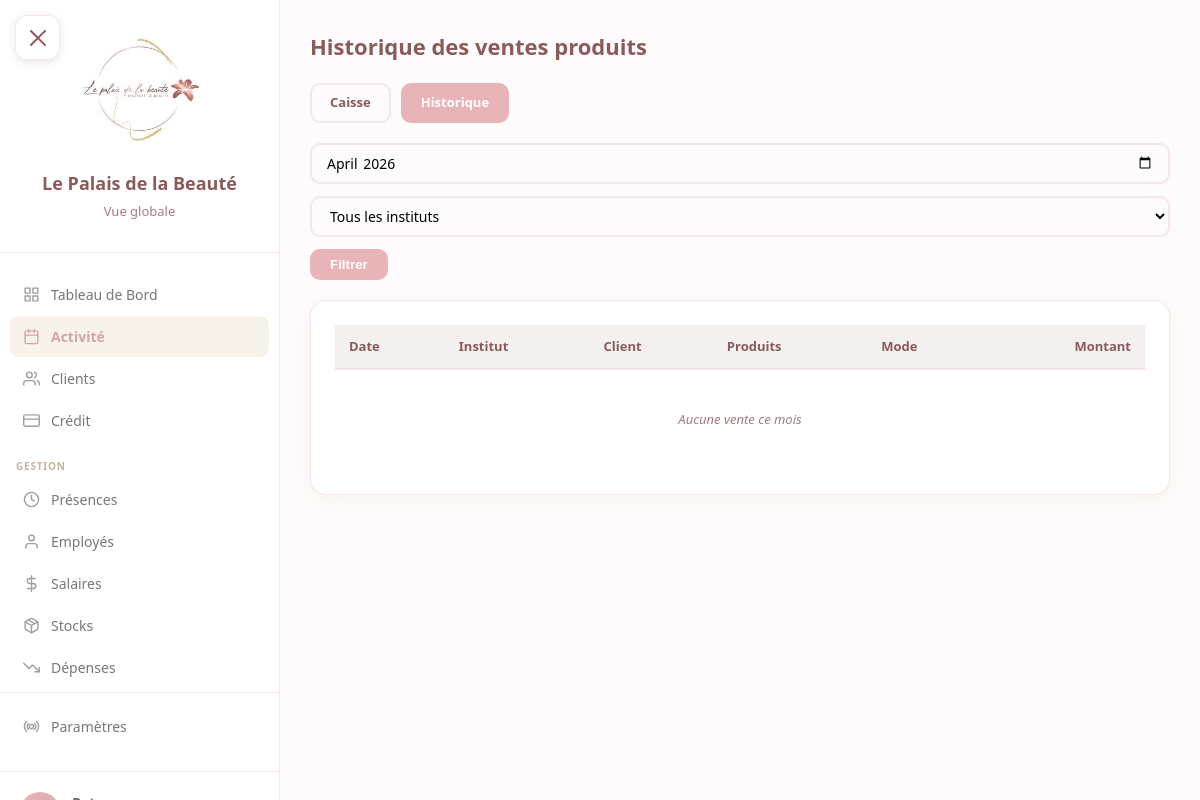
Before: /gestion/ventes/historique/ (signed in) with the older database file.
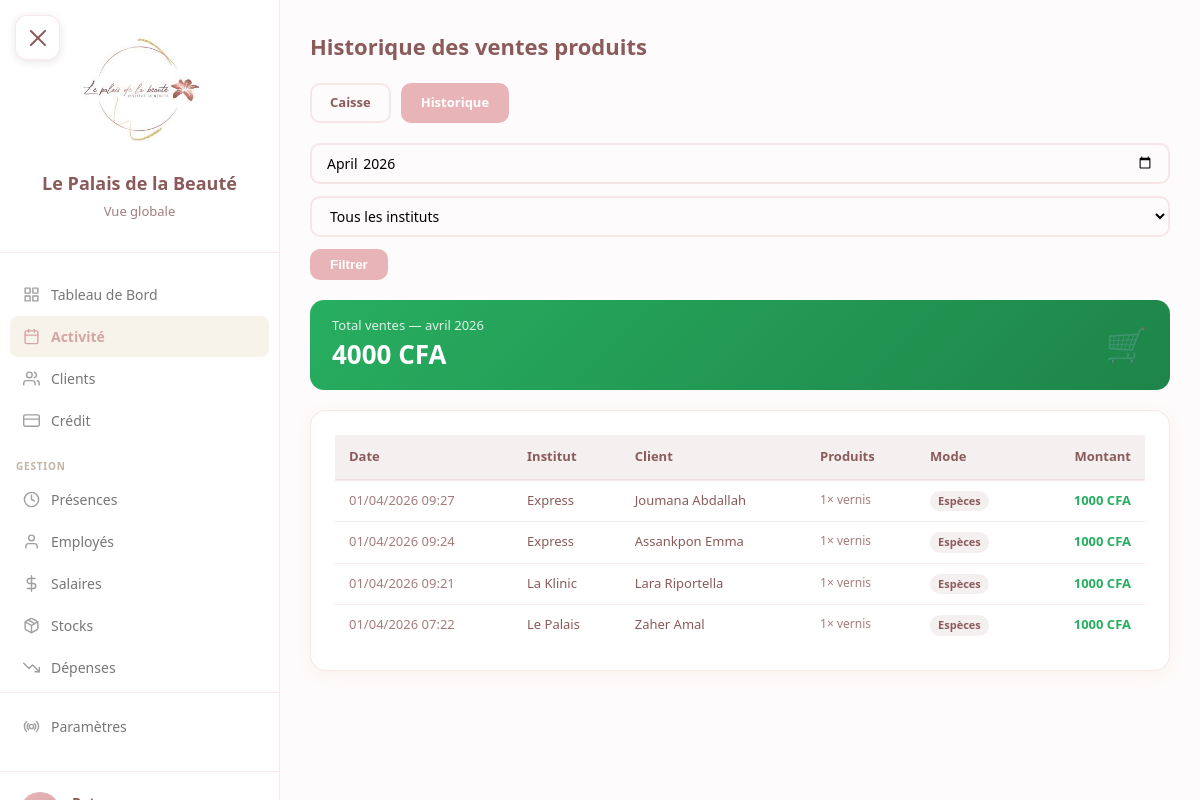
After: the same page with the newer database file.
### core/models.py (models this page shows, shortened)
class VenteProduit(models.Model):
    MODE_CHOICES = [
        ('especes', 'Espèces'),
        ('wave', 'Wave'),
        ('om', 'Orange Money'),
        ('carte', 'Carte bancaire'),
        ('carte_cadeau', 'Carte cadeau'),
        ('differe', 'Paiement différé'),
    ]
    date = models.DateTimeField(auto_now_add=True)
    institut = models.ForeignKey(Institut, on_delete=models.CASCADE, related_name='ventes_produits')
    client = models.ForeignKey(Client, on_delete=models.SET_NULL, null=True, blank=True, related_name='ventes_produits')
    montant_total = models.IntegerField(default=0)
    mode_paiement = models.CharField(max_length=20, choices=MODE_CHOICES)
    mode_paiement_2 = models.CharField(max_length=20, choices=MODE_CHOICES, blank=True, null=True)
    montant_paiement_1 = models.IntegerField(default=0)
    remise_pourcent = models.IntegerField(default=0)
    carte_cadeau_utilisee = models.ForeignKey('CarteCadeau', on_delete=models.SET_NULL, null=True, blank=True, related_name='utilisations_ventes')
    montant_carte_utilise = models.IntegerField(default=0)
    effectue_par = models.ForeignKey('Utilisateur', on_delete=models.SET_NULL, null=True)
    class Meta:
        verbose_name = "Vente produit"
        verbose_name_plural = "Ventes produits"
        ordering = ['-date']

class Institut(models.Model):
    nom = models.CharField(max_length=100)
    code = models.CharField(max_length=20, unique=True)  # 'palais', 'klinic', 'express'
    a_agenda = models.BooleanField(default=True)  # False pour Express
    heure_ouverture = models.TimeField(default='07:00')
    heure_fermeture = models.TimeField(default='23:00')
    fond_caisse = models.IntegerField(default=30000)  # Montant en CFA
    actif = models.BooleanField(default=True)
    class Meta:
        verbose_name = "Institut"
        verbose_name_plural = "Instituts"

class Client(models.Model):
    SEXE_CHOICES = [
        ('F', 'Femme'),
        ('H', 'Homme'),
    ]
    nom = models.CharField(max_length=100)
    prenom = models.CharField(max_length=100)
    telephone = models.CharField(max_length=20, unique=True)
    email = models.EmailField(blank=True, null=True)
    sexe = models.CharField(max_length=1, choices=SEXE_CHOICES, default='F')
    date_naissance = models.DateField(blank=True, null=True)
    date_creation = models.DateTimeField(auto_now_add=True)
    notes = models.TextField(blank=True, null=True)  # Observations / notes libres
    actif = models.BooleanField(default=True)
    class Meta:
        verbose_name = "Client"
        verbose_name_plural = "Clients"
        ordering = ['nom', 'prenom']

class LigneVenteProduit(models.Model):
    vente = models.ForeignKey(VenteProduit, on_delete=models.CASCADE, related_name='lignes')
    produit = models.ForeignKey('Produit', on_delete=models.PROTECT)
    quantite = models.IntegerField(validators=[MinValueValidator(1)])
    prix_unitaire = models.IntegerField(validators=[MinValueValidator(0)])
    sous_total = models.IntegerField(validators=[MinValueValidator(0)])

class Produit(models.Model):
    nom = models.CharField(max_length=200)
    reference = models.CharField(max_length=100, blank=True, default='')
    categorie = models.ForeignKey(
        CategorieProduit, on_delete=models.PROTECT,
        null=True, blank=True, related_name='produits'
    )
    unite = models.ForeignKey(
        UniteMesure, on_delete=models.PROTECT,
        null=True, blank=True, related_name='produits'
    )
    fournisseur = models.ForeignKey(
        Fournisseur, on_delete=models.SET_NULL,
        null=True, blank=True, related_name='produits'
    )
    prix_achat = models.IntegerField(default=0, validators=[MinValueValidator(0)])
    prix_vente = models.IntegerField(default=0, validators=[MinValueValidator(0)], help_text="0 si non vendu aux clients")
    stock_actuel = models.IntegerField(default=0)
    stock_minimum = models.IntegerField(default=0, validators=[MinValueValidator(0)])
    actif = models.BooleanField(default=True)
    date_creation = models.DateTimeField(auto_now_add=True)
    class Meta:
        verbose_name = "Produit"
        verbose_name_plural = "Produits"
        ordering = ['categorie__nom', 'nom']

### gestion/views.py (the view)
# urls.py: path('ventes/historique/', views.ventes_historique, name='ventes_historique'),
@login_required
@role_required(['patron', 'manager'])
def ventes_historique(request):
    from django.db.models import Sum
    utilisateur = request.user.utilisateur
    instituts = Institut.objects.all().order_by('nom')
    mois_param = request.GET.get('mois', '')
    if mois_param:
        try:
            from datetime import datetime
            mois = datetime.strptime(mois_param, '%Y-%m').date()
        except ValueError:
            mois = date.today().replace(day=1)
    else:
        mois = date.today().replace(day=1)
    fin_mois = (mois.replace(day=28) + timedelta(days=4)).replace(day=1) - timedelta(days=1)
    if utilisateur.role == 'patron':
        institut_code = request.GET.get('institut', 'tous')
    else:
        institut_code = utilisateur.institut.code if utilisateur.institut else 'tous'
    ventes = VenteProduit.objects.filter(
        date__date__gte=mois, date__date__lte=fin_mois
    ).select_related('institut', 'client', 'effectue_par').prefetch_related('lignes__produit')
    if institut_code != 'tous':
        ventes = ventes.filter(institut__code=institut_code)
    total = ventes.aggregate(s=Sum('montant_total'))['s'] or 0
    from django.core.paginator import Paginator
    paginator = Paginator(ventes, 50)
    page = request.GET.get('page', 1)
    ventes_page = paginator.get_page(page)
    return render(request, 'gestion/ventes/historique.html', {
        'instituts': instituts,
        'institut_code': institut_code,
        'mois': mois,
        'ventes': ventes_page,
        'total': total,
    })

### core/models.py (called while the page is built)
    def is_patron(self):
        return self.role == 'patron'

### templates/gestion/ventes/historique.html (shortened to what this page needs)
{% extends 'base.html' %}
{% block content %}
<div class="vente-container">
    <div class="page-header">
        <h1>Historique des ventes produits</h1>
    </div>
    <div class="nav-links">
        <a href="{% url 'gestion:ventes_caisse' %}{% if institut_code and institut_code != 'tous' %}?institut={{ institut_code }}{% endif %}" class="nav-link">Caisse</a>
        <a href="{% url 'gestion:ventes_historique' %}" class="nav-link active">Historique</a>
    </div>
    <form method="get" class="filters-bar">
        <input type="month" name="mois" value="{{ mois|date:'Y-m' }}">
        <select name="institut">
            <option value="tous" {% if institut_code == 'tous' %}selected{% endif %}>Tous les instituts</option>
        </select>
        <button type="submit">Filtrer</button>
    </form>
    {% if total > 0 %}
    <div class="total-banner">
        <div>
            <div class="label">Total ventes — {{ mois|date:"F Y" }}</div>
            <div class="val">{{ total|floatformat:0 }} CFA</div>
        </div>
        <div style="font-size:34px;opacity:.3;">🛒</div>
    </div>
    {% endif %}
    <div class="card">
        <table>
            <thead>
                <tr>
                    <th>Date</th>
                    <th>Institut</th>
                    <th>Client</th>
                    <th>Produits</th>
                    <th>Mode</th>
                    <th style="text-align:right;">Montant</th>
                </tr>
            </thead>
            <tbody>
                {% for v in ventes %}
                <tr>
                    <td style="white-space:nowrap;color:var(--text-light);">{{ v.date|date:"d/m/Y H:i" }}</td>
                    <td>{{ v.institut.nom }}</td>
                    <td>{{ v.client.prenom|default:"" }} {{ v.client.nom|default:"Anonyme" }}</td>
                    <td>
                        <div class="lignes-list">
                            {% for l in v.lignes.all %}
                            {{ l.quantite }}× {{ l.produit.nom }}<br>
                            {% endfor %}
                        </div>
                    </td>
                    <td><span class="badge-mode">
                        {% if v.mode_paiement == 'especes' %}Espèces
                        {% elif v.mode_paiement == 'wave' %}Wave
                        {% elif v.mode_paiement == 'om' %}Orange Money
                        {% elif v.mode_paiement == 'carte' %}Carte
                        {% else %}{{ v.mode_paiement }}{% endif %}
                    </span></td>
                    <td style="text-align:right;font-weight:700;color:#27ae60;">{{ v.montant_total|floatformat:0 }} CFA</td>
                </tr>
                {% empty %}
                <tr><td colspan="6" style="text-align:center;color:var(--text-light);font-style:italic;padding:40px;">Aucune vente ce mois</td></tr>
                {% endfor %}
            </tbody>
        </table>
    </div>
</div>
{% endblock %}

### templates/base.html (shortened to what this page needs)
<!DOCTYPE html>
<html lang="fr">
<head>
    <link rel="stylesheet" href="/static/css/style.css">
</head>
<body>
    <button class="mobile-menu-btn" id="mobileMenuBtn" aria-label="Menu">
        <span></span>
    </button>
    <div class="main-layout">
        <aside class="sidebar" id="sidebar">
            <div class="sidebar-header">
                <img src="/static/images/logo.jpg" alt="Logo" class="sidebar-logo" onerror="this.style.display='none'">
                <div class="sidebar-title">Le Palais de la Beauté</div>
                <div class="sidebar-subtitle">
                    {% if request.user.is_authenticated %}
                        {% if request.user.utilisateur.is_patron %}
                            Vue globale
                        {% elif request.user.utilisateur.is_employe %}
                            Vue globale
                        {% else %}
                            {{ request.user.utilisateur.institut.nom }}
                        {% endif %}
                    {% endif %}
                </div>
            </div>
            <nav class="sidebar-nav">
                {% if request.user.is_authenticated %}
                    {% if request.user.utilisateur.is_patron %}
                        <div class="nav-section">
                            <a href="{% url 'dashboard:index' %}" class="nav-item {% if request.resolver_match.app_name == 'dashboard' %}active{% endif %}">
                                <svg class="nav-icon" viewBox="0 0 24 24" fill="none" stroke="currentColor" stroke-width="2" stroke-linecap="round" stroke-linejoin="round"><rect x="3" y="3" width="7" height="7"/><rect x="14" y="3" width="7" height="7"/><rect x="14" y="14" width="7" height="7"/><rect x="3" y="14" width="7" height="7"/></svg>
                                Tableau de Bord
                            </a>
                            <a href="{% url 'agenda:index' institut_code='palais' %}" class="nav-item {% if request.resolver_match.app_name == 'agenda' or request.resolver_match.app_name == 'express' or request.resolver_match.url_name and 'ventes' in request.resolver_match.url_name %}active{% endif %}">
                                <svg class="nav-icon" viewBox="0 0 24 24" fill="none" stroke="currentColor" stroke-width="2" stroke-linecap="round" stroke-linejoin="round"><rect x="3" y="4" width="18" height="18" rx="2" ry="2"/><line x1="16" y1="2" x2="16" y2="6"/><line x1="8" y1="2" x2="8" y2="6"/><line x1="3" y1="10" x2="21" y2="10"/></svg>
                                Activité
                            </a>
                            <a href="{% url 'core:clients_list' %}" class="nav-item ">
                                <svg class="nav-icon" viewBox="0 0 24 24" fill="none" stroke="currentColor" stroke-width="2" stroke-linecap="round" stroke-linejoin="round"><path d="M17 21v-2a4 4 0 0 0-4-4H5a4 4 0 0 0-4 4v2"/><circle cx="9" cy="7" r="4"/><path d="M23 21v-2a4 4 0 0 0-3-3.87"/><path d="M16 3.13a4 4 0 0 1 0 7.75"/></svg>
                                Clients
                            </a>
                            <a href="{% url 'credits:index' institut_code='palais' %}" class="nav-item {% if request.resolver_match.app_name == 'credits' %}active{% endif %}">
                                <svg class="nav-icon" viewBox="0 0 24 24" fill="none" stroke="currentColor" stroke-width="2" stroke-linecap="round" stroke-linejoin="round"><rect x="1" y="4" width="22" height="16" rx="2" ry="2"/><line x1="1" y1="10" x2="23" y2="10"/></svg>
                                Crédit
                            </a>
                        </div>
                        <div class="nav-section">
                            <div class="nav-section-title">Gestion</div>
                            <a href="{% url 'gestion:presences_pointage' %}" class="nav-item ">
                                <svg class="nav-icon" viewBox="0 0 24 24" fill="none" stroke="currentColor" stroke-width="2" stroke-linecap="round" stroke-linejoin="round"><circle cx="12" cy="12" r="10"/><polyline points="12 6 12 12 16 14"/></svg>
                                Présences
                            </a>
                            <a href="{% url 'core:employes_list' %}" class="nav-item {% if request.resolver_match.url_name == 'employes_list' %}active{% endif %}">
                                <svg class="nav-icon" viewBox="0 0 24 24" fill="none" stroke="currentColor" stroke-width="2" stroke-linecap="round" stroke-linejoin="round"><path d="M20 21v-2a4 4 0 0 0-4-4H8a4 4 0 0 0-4 4v2"/><circle cx="12" cy="7" r="4"/></svg>
                                Employés
                            </a>
                            <a href="{% url 'gestion:salaires_calcul' %}" class="nav-item ">
                                <svg class="nav-icon" viewBox="0 0 24 24" fill="none" stroke="currentColor" stroke-width="2" stroke-linecap="round" stroke-linejoin="round"><line x1="12" y1="1" x2="12" y2="23"/><path d="M17 5H9.5a3.5 3.5 0 0 0 0 7h5a3.5 3.5 0 0 1 0 7H6"/></svg>
                                Salaires
                            </a>
                            <a href="{% url 'gestion:stocks_produits' %}" class="nav-item ">
                                Stocks
                            </a>
                            <a href="{% url 'gestion:depenses_liste' %}" class="nav-item {% if request.resolver_match.url_name and 'depense' in request.resolver_match.url_name %}active{% endif %}">
                                <svg class="nav-icon" viewBox="0 0 24 24" fill="none" stroke="currentColor" stroke-width="2" stroke-linecap="round" stroke-linejoin="round"><polyline points="23 18 13.5 8.5 8.5 13.5 1 6"/><polyline points="17 18 23 18 23 12"/></svg>
                                Dépenses
                            </a>
                        </div>
                        <div class="nav-section" style="margin-top: auto; border-top: 1px solid var(--border); padding-top: 12px;">
                            <a href="{% url 'gestion:catalogue' %}" class="nav-item ">
                                <svg class="nav-icon" viewBox="0 0 24 24" fill="none" stroke="currentColor" stroke-width="2" stroke-linecap="round" stroke-linejoin="round"><circle cx="12" cy="12" r="3"/><path d="M19.07 4.93a10 10 0 0 1 0 14.14M4.93 4.93a10 10 0 0 0 0 14.14"/><path d="M16.24 7.76a6 6 0 0 1 0 8.49M7.76 7.76a6 6 0 0 0 0 8.49"/></svg>
                                Paramètres
                            </a>
                        </div>
                    {% endif %}
                {% endif %}
            </nav>
            {% if request.user.is_authenticated %}
                <div class="sidebar-footer">
                    <div class="user-info">
                        <div class="user-avatar">
                        </div>
                        <div class="user-details">
                            <div class="user-name">{{ request.user.first_name }} {{ request.user.last_name }}</div>
                        </div>
                    </div>
                </div>
            {% endif %}
        </aside>
        <main class="main-content">
            {% block content %}
            {% endblock %}
        </main>
    </div>
</body>
</html>

Changed rows visible on the page:
added VenteProduit: date "01/04/2026 09:27", institut.nom "Express", client.prenom "Joumana", client.nom "Abdallah", mode_paiement "Espèces", montant_total "1000"
added LigneVenteProduit: quantite "1", produit.nom "vernis", shown under "01/04/2026 09:27"
added VenteProduit: date "01/04/2026 09:24", institut.nom "Express", client.prenom "Assankpon", client.nom "Emma", mode_paiement "Espèces", montant_total "1000"
added LigneVenteProduit: quantite "1", produit.nom "vernis", shown under "01/04/2026 09:24"
added VenteProduit: date "01/04/2026 09:21", institut.nom "La Klinic", client.prenom "Lara", client.nom "Riportella", mode_paiement "Espèces", montant_total "1000"
added LigneVenteProduit: quantite "1", produit.nom "vernis", shown under "01/04/2026 09:21"
added VenteProduit: date "01/04/2026 07:22", institut.nom "Le Palais", client.prenom "Zaher", client.nom "Amal", mode_paiement "Espèces", montant_total "1000"
added LigneVenteProduit: quantite "1", produit.nom "vernis", shown under "01/04/2026 07:22"
Other visible differences:
{{ mois|date:"F Y" }}: (not shown) → "avril 2026"
{{ total|floatformat:0 }}: (not shown) → "4000"
text no longer shown: "Aucune vente ce mois"
text now shown: "Total ventes — CFA 🛒"
